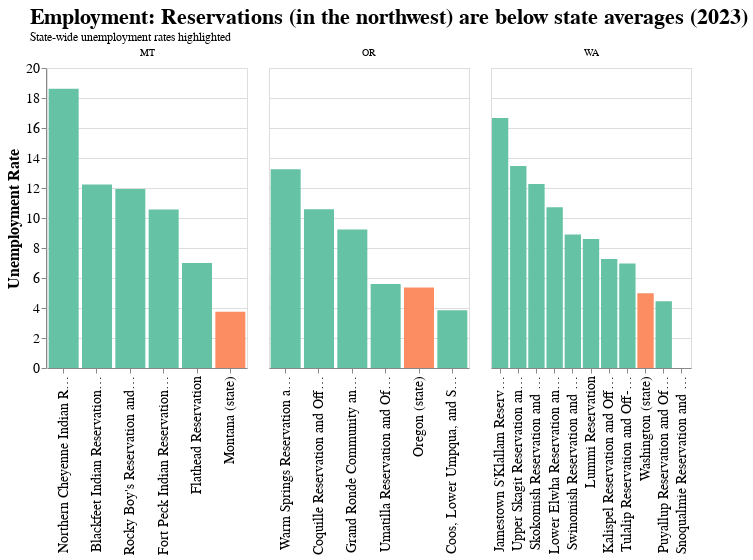

This figure's notebook cell:
### Code cell
bar_unemployment = alt.Chart(gaming_net_crosswalked_state.loc[
    (gaming_net_crosswalked_state['owner_state'].isin(['MT', 'OR', 'WA'])) & (gaming_net_crosswalked_state['datayear'].isin([2023])),
    :
]).mark_bar().encode(
    x=alt.X('geoname_mostrecent', sort='-y').title(''),
    y=alt.Y('unemp_total').title('Unemployment Rate'),
    facet=alt.Facet('owner_state').title(''),
    color=alt.Color('owner_state').scale(scheme='blues').legend(None),
    fill=alt.Fill('is_us_state').scale(scheme='set2').legend(None)
).resolve_scale(x='independent')

bar_unemployment.properties(
    height=300,
    width=200,
    title=alt.Title(['Employment: Reservations (in the northwest) are below state averages (2023)'],
                    anchor='start',
                    subtitle='State-wide unemployment rates highlighted',
                    # align='center',
                    fontSize=22,
                    dx=25)
).configure(
    font='Agency FB',
).configure_axis(
    labelFontSize=14,
    titleFontSize=16,
)
# Texture for state vs. nation, top X unemployment rates, facet by year
